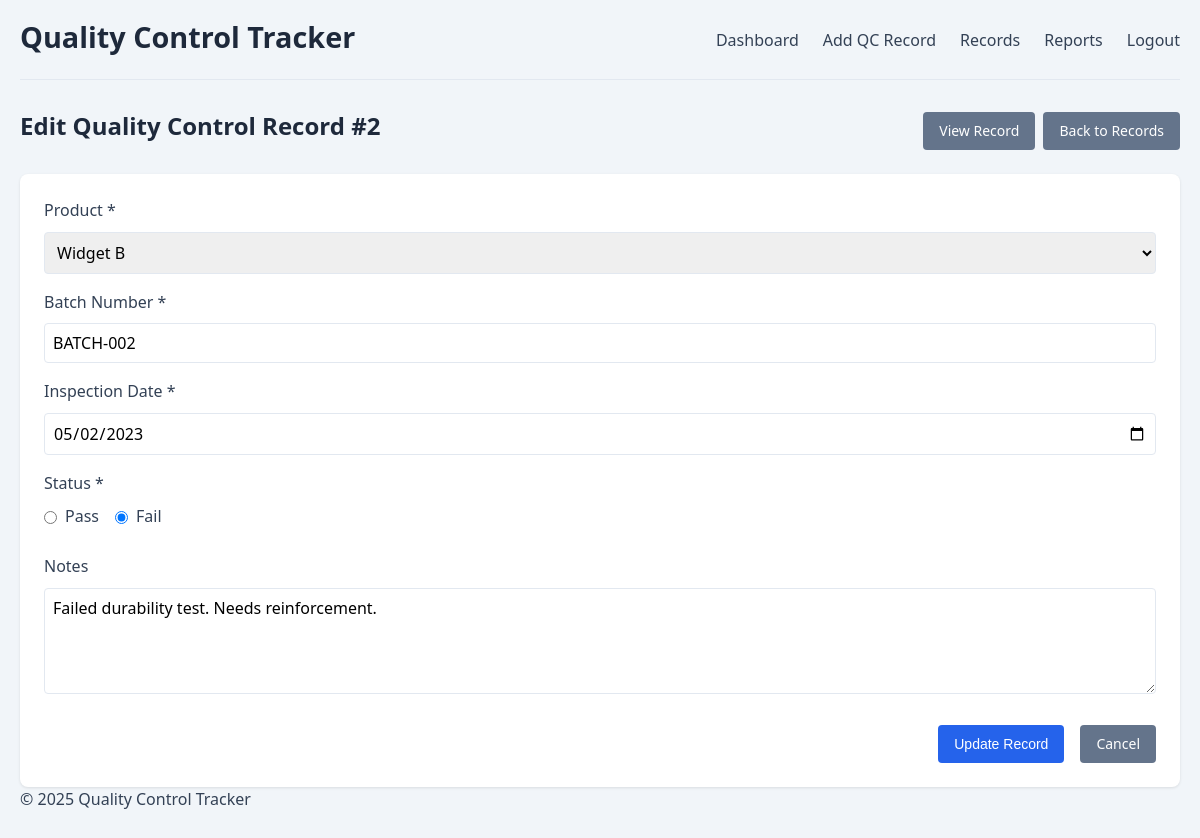
The page /edit_record.php?id=2 (signed in) on the database its author committed.
### tables this page shows
CREATE TABLE IF NOT EXISTS qc_records (
    id INT AUTO_INCREMENT PRIMARY KEY,
    product_id INT NOT NULL,
    batch_number VARCHAR(50) NOT NULL,
    inspection_date DATE NOT NULL,
    inspector_id INT NOT NULL,
    status ENUM('Pass', 'Fail') NOT NULL,
    notes TEXT,
    created_at TIMESTAMP DEFAULT CURRENT_TIMESTAMP,
    updated_at TIMESTAMP DEFAULT CURRENT_TIMESTAMP ON UPDATE CURRENT_TIMESTAMP,
    FOREIGN KEY (product_id) REFERENCES products(id),
    FOREIGN KEY (inspector_id) REFERENCES users(id)
);

CREATE TABLE IF NOT EXISTS products (
    id INT AUTO_INCREMENT PRIMARY KEY,
    name VARCHAR(100) NOT NULL,
    description TEXT,
    category VARCHAR(50),
    active BOOLEAN DEFAULT TRUE,
    created_at TIMESTAMP DEFAULT CURRENT_TIMESTAMP,
    updated_at TIMESTAMP DEFAULT CURRENT_TIMESTAMP ON UPDATE CURRENT_TIMESTAMP
);

### functions.php (called while the page is built, shortened)
<?php
function getProducts($conn) {
    $sql = "SELECT id, name FROM products ORDER BY name";
    $result = $conn->query($sql);
    $products = [];
    while ($row = $result->fetch_assoc()) {
        $products[] = $row;
    }
    return $products;
}

### edit_record.php (the view, shortened to what this page needs)
<?php
require_once 'config.php';
require_once 'functions.php';
$record_id = filter_input(INPUT_GET, 'id', FILTER_VALIDATE_INT);
$sql = "SELECT * FROM qc_records WHERE id = ?";
$stmt = $conn->prepare($sql);
$stmt->bind_param("i", $record_id);
$stmt->execute();
$result = $stmt->get_result();
$record = $result->fetch_assoc();
$products = getProducts($conn);
?>
<!DOCTYPE html>
<html lang="en">
<head>
    <link rel="stylesheet" href="styles.css">
</head>
<body>
    <div class="container">
        <header>
            <h1>Quality Control Tracker</h1>
            <nav>
                <ul>
                    <li><a href="index.php">Dashboard</a></li>
                    <li><a href="add_record.php">Add QC Record</a></li>
                    <li><a href="records.php">Records</a></li>
                    <li><a href="reports.php">Reports</a></li>
                    <li><a href="?logout=1">Logout</a></li>
                </ul>
            </nav>
        </header>
        <main>
            <div class="record-header">
                <h2>Edit Quality Control Record #<?php echo $record_id; ?></h2>
                <div class="record-actions">
                    <a href="view_record.php?id=<?php echo $record_id; ?>" class="btn">View Record</a>
                    <a href="records.php" class="btn">Back to Records</a>
                </div>
            </div>
            <form method="post" action="edit_record.php?id=<?php echo $record_id; ?>" class="form">
                <div class="form-group">
                    <label for="product_id">Product *</label>
                    <select id="product_id" name="product_id" required>
                        <?php foreach ($products as $product): ?>
                            <option value="<?php echo $product['id']; ?>" <?php echo ($record['product_id'] == $product['id']) ? 'selected' : ''; ?>>
                                <?php echo $product['name']; ?>
                            </option>
                        <?php endforeach; ?>
                    </select>
                </div>
                <div class="form-group">
                    <label for="batch_number">Batch Number *</label>
                    <input type="text" id="batch_number" name="batch_number" value="<?php echo $record['batch_number']; ?>" required>
                </div>
                <div class="form-group">
                    <label for="inspection_date">Inspection Date *</label>
                    <input type="date" id="inspection_date" name="inspection_date" value="<?php echo $record['inspection_date']; ?>" required>
                </div>
                <div class="form-group">
                    <label>Status *</label>
                    <div class="radio-group">
                        <label>
                            <input type="radio" name="status" value="Pass" <?php echo ($record['status'] === 'Pass') ? 'checked' : ''; ?> required> Pass
                        </label>
                        <label>
                            <input type="radio" name="status" value="Fail" <?php echo ($record['status'] === 'Fail') ? 'checked' : ''; ?>> Fail
                        </label>
                    </div>
                </div>
                <div class="form-group">
                    <label for="notes">Notes</label>
                    <textarea id="notes" name="notes" rows="4"><?php echo $record['notes']; ?></textarea>
                </div>
                <div class="form-actions">
                    <button type="submit" class="btn btn-primary">Update Record</button>
                    <a href="view_record.php?id=<?php echo $record_id; ?>" class="btn btn-secondary">Cancel</a>
                </div>
            </form>
        </main>
        <footer>
            <p>&copy; <?php echo date('Y'); ?> Quality Control Tracker</p>
        </footer>
    </div>
</body>
</html>

### styles.css (style rules this page uses)
:root { --primary-color: #2563eb; --primary-hover: #1d4ed8; --secondary-color: #64748b; --secondary-hover: #475569; --success-color: #10b981; --danger-color: #ef4444; --warning-color: #f59e0b; --light-color: #f8fafc; --dark-color: #1e293b; --border-color: #e2e8f0; --background-color: #f1f5f9; --text-color: #334155; --text-muted: #64748b; }
* { margin: 0; padding: 0; box-sizing: border-box; }
body { font-family: 'Segoe UI', Tahoma, Geneva, Verdana, sans-serif; line-height: 1.6; color: var(--text-color); background-color: var(--background-color); }
.container { max-width: 1200px; margin: 0 auto; padding: 20px; }
h1, h2, h3, h4 { margin-bottom: 0.5rem; font-weight: 600; line-height: 1.2; color: var(--dark-color); }
h1 { font-size: 1.8rem; }
h2 { font-size: 1.5rem; }
p { margin-bottom: 1rem; }
a { color: var(--primary-color); text-decoration: none; }
header { display: flex; justify-content: space-between; align-items: center; margin-bottom: 2rem; padding-bottom: 1rem; border-bottom: 1px solid var(--border-color); }
nav ul { display: flex; list-style: none; }
nav ul li { margin-left: 1.5rem; }
nav ul li a { color: var(--text-color); font-weight: 500; }
.form { background-color: white; padding: 1.5rem; border-radius: 0.5rem; box-shadow: 0 1px 3px rgba(0, 0, 0, 0.1); }
.form-group { margin-bottom: 1rem; }
label { display: block; margin-bottom: 0.5rem; font-weight: 500; }
input, select, textarea { width: 100%; padding: 0.5rem; border: 1px solid var(--border-color); border-radius: 0.25rem; font-family: inherit; font-size: 1rem; }
.radio-group { display: flex; gap: 1rem; }
.radio-group label { display: flex; align-items: center; font-weight: normal; }
.radio-group input { width: auto; margin-right: 0.5rem; }
.form-actions { display: flex; justify-content: flex-end; gap: 1rem; margin-top: 1.5rem; }
.btn { display: inline-block; padding: 0.5rem 1rem; border: none; border-radius: 0.25rem; background-color: var(--secondary-color); color: white; font-size: 0.875rem; font-weight: 500; cursor: pointer; text-align: center; transition: background-color 0.2s; }
.btn-primary { background-color: var(--primary-color); }
.btn-secondary { background-color: var(--secondary-color); }
.record-header { display: flex; justify-content: space-between; align-items: center; margin-bottom: 1.5rem; }
.record-actions { display: flex; gap: 0.5rem; }

### rows shown on the page
qc_records: product_id "Widget B", batch_number "BATCH-002", inspection_date "05/02/2023", status "☐ Pass", status "☑ Fail", notes "Failed durability test. Needs reinforcement."

### other values the page prints
$record_id "2"
